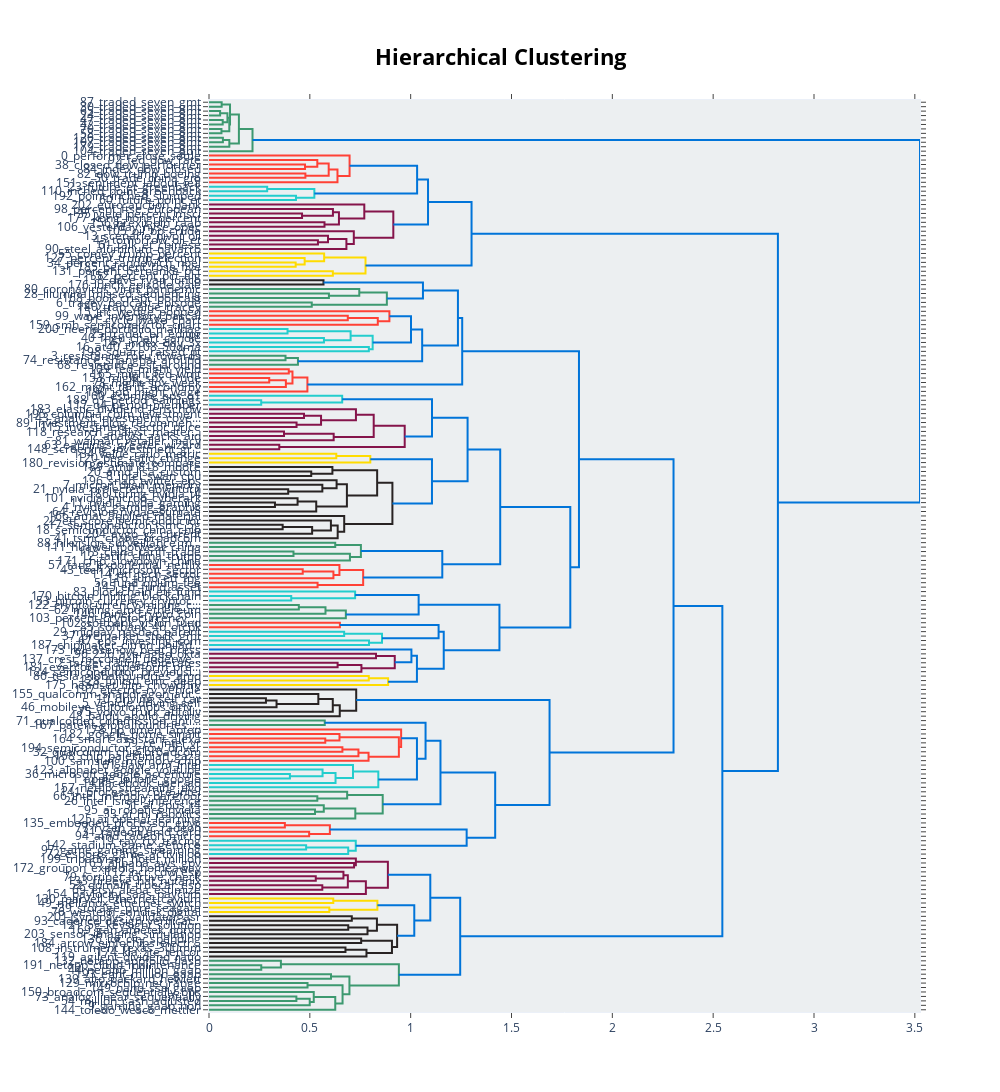

Notebook code for this chart:
### Code cell
# Visualize topics using a hierarchical structure
bert_topic_model.visualize_hierarchy()
